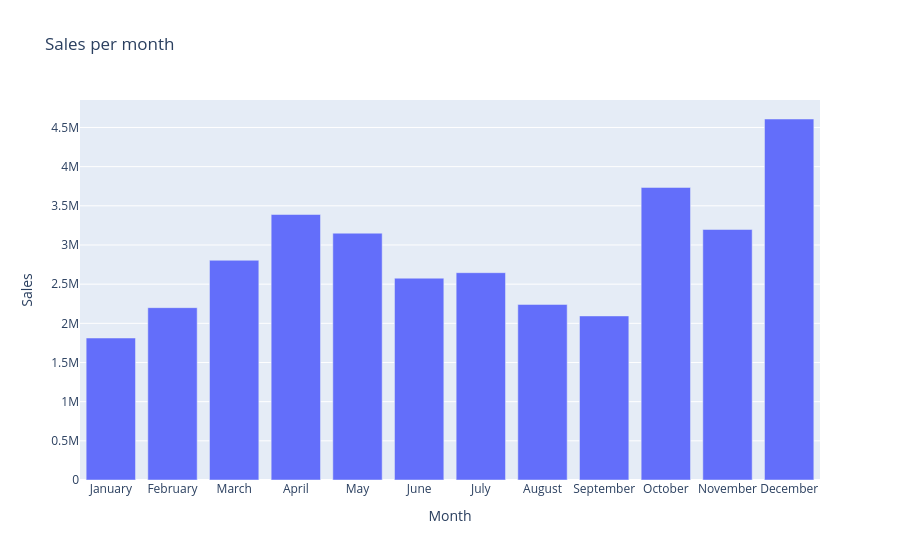

The cell this chart's notebook holds for it:
### Markdown cell above
### Question 1: Which month had the best sales?

### Code cell
months = ["January", "February", "March", "April", "May", "June", "July", "August", "September", "October", "November", "December"]
monthly = df.groupby("Month")["Sales"].sum().reindex(months).reset_index()

px.bar(monthly, x="Month", y="Sales", title="Sales per month")

### Figure 1 — Plotly figure (JSON) as saved in the notebook; plotly's stock layout.template omitted (floating-point values rounded to 4 significant figures)
{"data": [{"hovertemplate": "Month=%{x}<br>Sales=%{y}<extra></extra>", "legendgroup": "", "marker": {"color": "#636efa", "pattern": {"shape": ""}}, "name": "", "orientation": "v", "showlegend": false, "textposition": "auto", "type": "bar", "x": ["January", "February", "March", "April", "May", "June", "July", "August", "September", "October", "November", "December"], "xaxis": "x", "y": [1813000.0, 2200000.0, 2805000.0, 3389000.0, 3151000.0, 2576000.0, 2646000.0, 2241000.0, 2094000.0, 3735000.0, 3198000.0, 4608000.0], "yaxis": "y"}], "layout": {"barmode": "relative", "legend": {"tracegroupgap": 0}, "title": {"text": "Sales per month"}, "xaxis": {"anchor": "y", "domain": [0, 1], "title": {"text": "Month"}}, "yaxis": {"anchor": "x", "domain": [0, 1], "title": {"text": "Sales"}}}}
